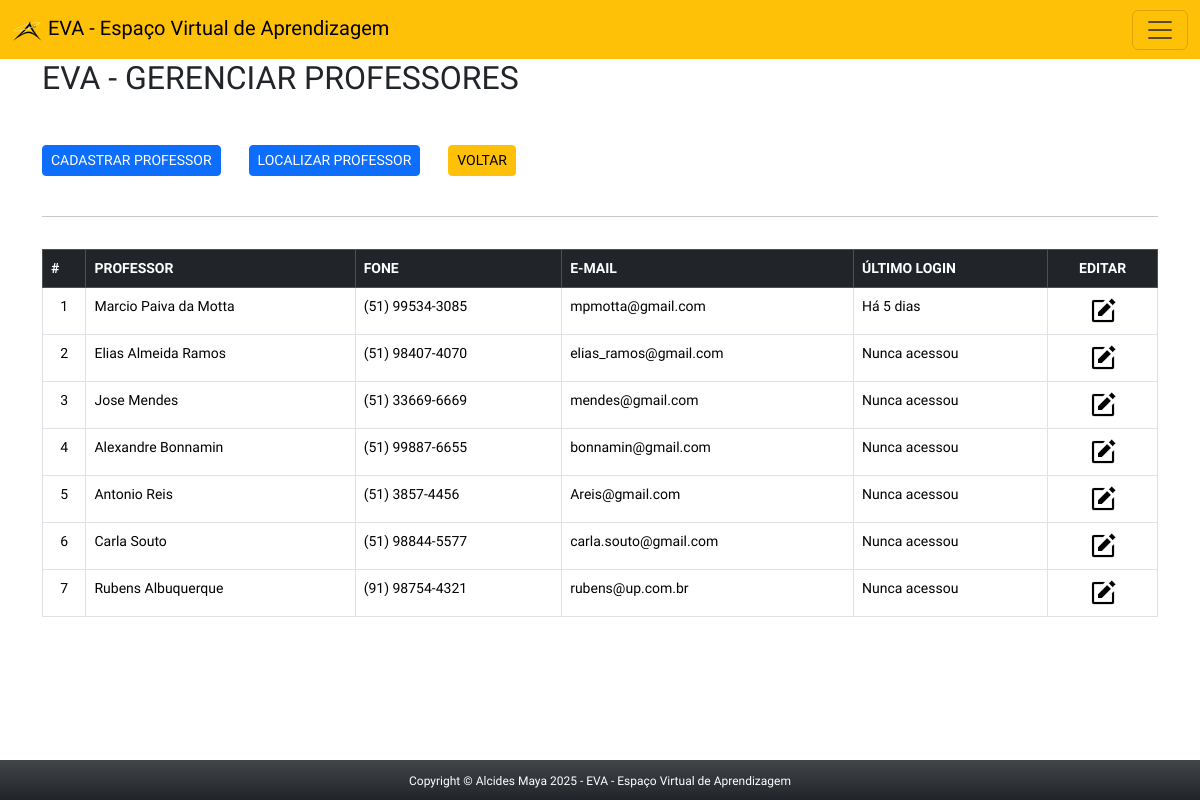
The app's page /app/view/adminProfes.php (signed in), older data.
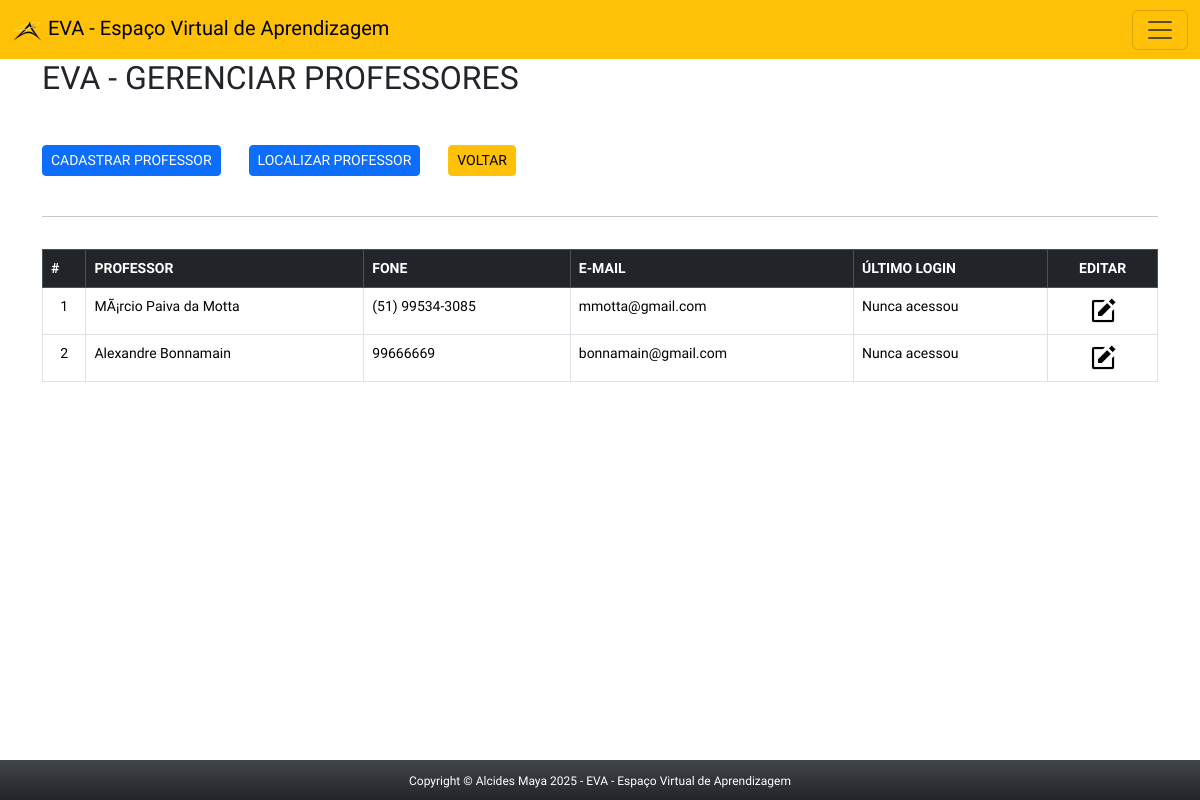
The same page, newer data.
### tables this page shows
CREATE TABLE `professores` (
  `id_prof` int(11) NOT NULL,
  `nome_prof` varchar(90) NOT NULL,
  `email` varchar(90) NOT NULL,
  `fone` varchar(15) NOT NULL,
  `data_criado` timestamp NOT NULL DEFAULT CURRENT_TIMESTAMP,
  `data_editado` timestamp NOT NULL DEFAULT CURRENT_TIMESTAMP ON UPDATE CURRENT_TIMESTAMP
);

CREATE TABLE `usuarios` (
  `id_usuario` int(11) NOT NULL,
  `username` varchar(30) NOT NULL,
  `senha` varchar(128) DEFAULT 'f1e5bd3b9be312cd33709618fe67ef0a1a76fe118c4fe8b71af5b4bc87a028d2',
  `nivel` tinyint(1) DEFAULT '1',
  `email` varchar(90) NOT NULL,
  `avatar` varchar(128) DEFAULT 'avatar.png',
  `ultimo_login` timestamp NULL DEFAULT NULL,
  `data_criado` timestamp NOT NULL DEFAULT CURRENT_TIMESTAMP,
  `data_editado` timestamp NOT NULL DEFAULT CURRENT_TIMESTAMP ON UPDATE CURRENT_TIMESTAMP
);

### app/config/connect.php (called while the page is built, shortened)
<?php
abstract class Connect {
    private $servidor = 'localhost';
    private $user = 'root';
    private $pass = 'usbw';
    private $banco = 'eva';
    private function connect() {
        $this->conn = new PDO("mysql:host=$this->servidor;dbname=$this->banco", $this->user, $this->pass);
    }
}
?>

### app/model/professor.php (called while the page is built, shortened)
<?php
require_once '../config/connect.php';
class Professor extends Connect {
    private $tabela = 'professores';
    public function consultarProfessores() {
        $sql = "SELECT p.id_prof, p.nome_prof, p.email, p.fone, u.ultimo_login
                FROM $this->tabela AS p
                LEFT JOIN usuarios AS u ON p.email = u.email
                ORDER BY u.ultimo_login DESC";
        $stmt = $this->conn->prepare($sql);
        $stmt->execute();
        return $stmt->fetchAll(PDO::FETCH_ASSOC);
    }
}
?>

### app/view/adminProfes.php (the view, shortened to what this page needs)
<?php
        if(isset($_SESSION['logado']) && $_SESSION['logado'] == true && $_SESSION['nivel'] >= 3 ){
?>
<!DOCTYPE html>
<html lang="pt-br">
<head>
    <link rel="stylesheet" href="css/style.css">
</head>
<body>
    <div class="container-full">
    <?php require_once 'headerAdmin.php'; ?>
        <section class="container main bg-white">
            <h2 class="mb-5"> EVA - GERENCIAR PROFESSORES</h2>
            <button type="button" class="btn btn-sm btn-primary" data-bs-toggle="modal" data-bs-target="#cadProf">
                CADASTRAR PROFESSOR
             </button>
            <button type="button" class="btn btn-sm btn-primary ms-4" data-bs-toggle="modal" data-bs-target="#localiza">
                LOCALIZAR PROFESSOR
            </button>
            <a href="indexAdmin.php" class="btn btn-sm btn-warning ms-4">VOLTAR</a>
            <br>&nbsp;
            <hr class="pt-2 pb-2">
            <table class="table table-bordered table stripped">
                <thead class="table-dark">
                    <tr>
                        <th>
                            #
                        </th>
                        <th>
                            PROFESSOR
                        </th>
                        <th>
                            FONE
                        </th>
                        <th>
                            E-MAIL
                        </th>
                        <th>
                            ÚLTIMO LOGIN
                        </th>
                        <th class='text-center'>
                            EDITAR
                        </th>
                    </tr>
                </thead>
                <tbody>
                <?php
                      $professor = new professor();
                      $consulta = $professor->consultarProfessores();
                        $i = 1;
                      foreach($consulta as $linha){
                          $id = $linha['id_prof'];
                          $nome = $linha['nome_prof'];
                          $fone = $linha['fone'];
                          $email = $linha['email'];
                          $ultimo_login = $linha['ultimo_login'];
                          $timestampAtual = time();
                          echo"
                          <tr>
                              <td class='text-center'>". $i++ ."</td>
                              <td>$nome</td>
                              <td>$fone</td>
                              <td>$email</td>";
                                  $dataHoraUltimoLogin = $ultimo_login;
                                      if (empty($dataHoraUltimoLogin)) {
                                          echo "<td>Nunca acessou</td>";
                                      } else {
                                          $timestampLogin = strtotime($dataHoraUltimoLogin); ;
                                          $diferenca = $timestampAtual - $timestampLogin; ;
                                          if ($diferenca < 60) {
                                              echo "<td>Agora</td>";
                                          } elseif ($diferenca < 3600) {
                                              $minutos = floor($diferenca / 60);
                                              echo "<td>Há $minutos minutos</td>";
                                          } elseif ($diferenca < 86400) {
                                              $horas = floor($diferenca / 3600);
                                              echo "<td>Há $horas horas<br></td>";
                                          } else {
                                              $dias = floor($diferenca / 86400);
                                              echo "<td>Há $dias dias</td>";
                                          }
                                      }
                          echo "
                                <td class='text-center log'>
                                <a href='editProf.php?id=$id'>
                                <img src='../../public/img/logos/edit.png'></a
                              </td>
                          </tr>";
                      }
                ?>
                </tbody>
            </table>
        </section>
        <?php require_once 'footer.php'; ?>
    </div>
</body>
</html>
<?php
    }else{
        header('Location: ../index.php');
    }
?>

### app/view/headerAdmin.php (shortened to what this page needs)
<header>
<nav class="navbar bg-warning sticky-top eva-menu">
        <div class="container-fluid">
          <a class="navbar-brand" href="#">
            <img src="../../public/img/logo.png" alt="Logo" height="30" class="d-inline-block align-text-top">
            EVA - Espaço Virtual de Aprendizagem
          </a>
          <button class="navbar-toggler" type="button" data-bs-toggle="offcanvas" data-bs-target="#offcanvasDarkNavbar" aria-controls="offcanvasDarkNavbar" aria-label="Toggle navigation">
            <span class="navbar-toggler-icon bar"></span>
          </button>
        </div>
      </nav>
</header>

### app/view/footer.php
<footer class="fixed-bottom bg-dark bg-gradient text-center text-white pt-2 pb-2">
        <span class="foot">Copyright &copy Alcides Maya 2025 - EVA - Espaço Virtual de Aprendizagem</span>
</footer>

### app/view/css/style.css (style rules this page uses)
body, * { font-family: 'Saira', sans-serif; font-optical-sizing: auto; font-style: normal; }
table { font-size: 14px; margin-bottom: 150px !important; }
.log img { width: 30px; }
.foot { font-size: 12px; }

Row changes from the older to the newer data that the page shows:
removed professores: nome_prof "Marcio Paiva da Motta", fone "(51) 99534-3085", email "mpmotta@gmail.com"
removed professores: nome_prof "Jose Mendes", fone "(51) 33669-6669", email "mendes@gmail.com", shows "Nunca acessou"
removed professores: nome_prof "Antonio Reis", fone "(51) 3857-4456", email "Areis@gmail.com", shows "Nunca acessou"
removed professores: nome_prof "Carla Souto", fone "(51) 98844-5577", email "carla.souto@gmail.com", shows "Nunca acessou"
removed professores: nome_prof "Rubens Albuquerque", fone "(91) 98754-4321", email "rubens@up.com.br", shows "Nunca acessou"
changed professores: nome_prof "Elias Almeida Ramos" → "MÃ¡rcio Paiva da Motta"; fone "(51) 98407-4070" → "(51) 99534-3085"; email "elias_ramos@gmail.com" → "mmotta@gmail.com"
changed professores: nome_prof "Alexandre Bonnamin" → "Alexandre Bonnamain"; fone "(51) 99887-6655" → "99666669"; email "bonnamin@gmail.com" → "bonnamain@gmail.com"
